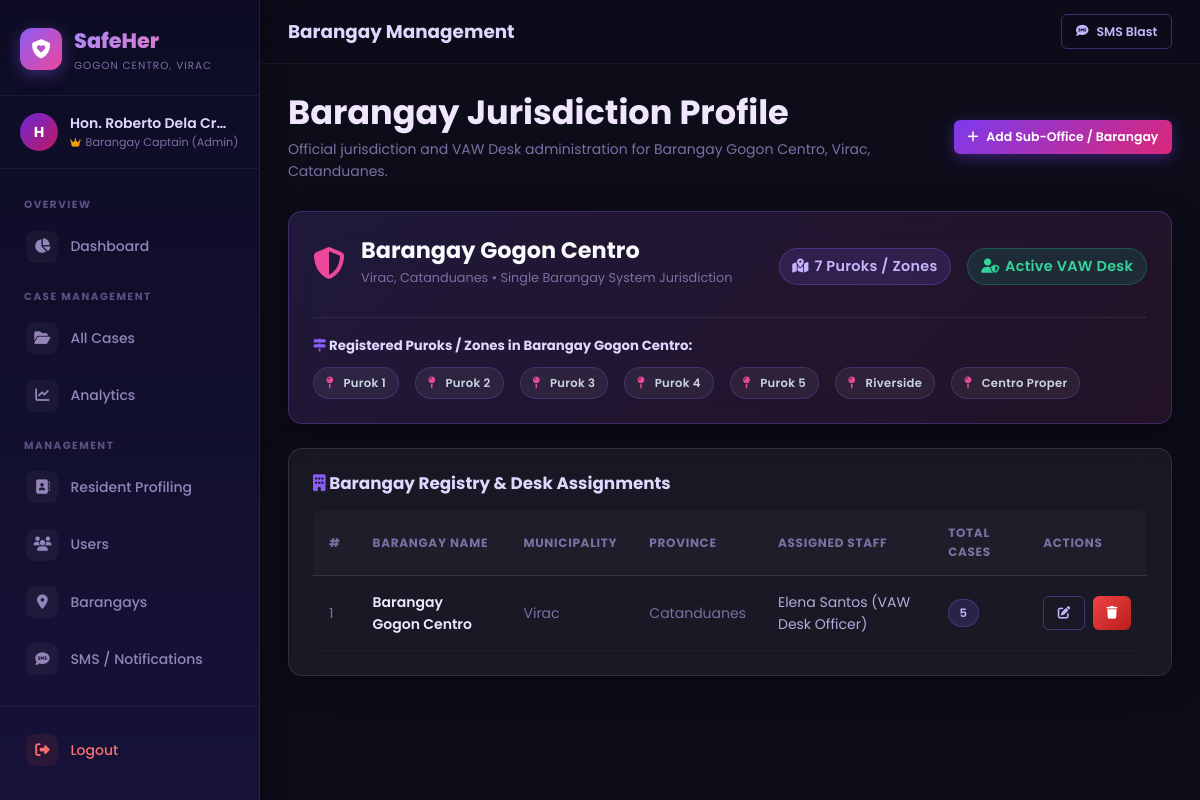
The page /admin/barangays (signed in) on the database its author committed.
### tables this page shows
CREATE TABLE `barangays` (
  `id` INT UNSIGNED NOT NULL AUTO_INCREMENT,
  `name` VARCHAR(100) NOT NULL,
  `municipality` VARCHAR(100) NOT NULL DEFAULT 'Quezon City',
  `province` VARCHAR(100) NOT NULL DEFAULT 'Metro Manila',
  `assigned_staff_id` INT UNSIGNED NULL,
  `created_at` DATETIME NOT NULL DEFAULT CURRENT_TIMESTAMP,
  PRIMARY KEY (`id`),
  INDEX `idx_barangay_name` (`name`)
);

CREATE TABLE `users` (
  `id` INT UNSIGNED NOT NULL AUTO_INCREMENT,
  `full_name` VARCHAR(150) NOT NULL,
  `email` VARCHAR(150) NOT NULL UNIQUE,
  `phone` VARCHAR(20) NOT NULL,
  `password_hash` VARCHAR(255) NOT NULL,
  `role` ENUM('admin', 'barangay_staff', 'complainant') NOT NULL DEFAULT 'complainant',
  `barangay_id` INT UNSIGNED NULL,
  `status` ENUM('active', 'inactive') NOT NULL DEFAULT 'active',
  `created_at` DATETIME NOT NULL DEFAULT CURRENT_TIMESTAMP,
  PRIMARY KEY (`id`),
  INDEX `idx_users_role` (`role`),
  INDEX `idx_users_barangay` (`barangay_id`),
  INDEX `idx_users_email` (`email`),
  CONSTRAINT `fk_users_barangay` FOREIGN KEY (`barangay_id`) REFERENCES `barangays` (`id`) ON DELETE SET NULL ON UPDATE CASCADE
);

### controllers/AdminController.php (called while the page is built, shortened)
<?php
class AdminController {
    private User      $userModel;
    private Barangay  $barangayModel;
    public function __construct() {
        $this->userModel     = new User();
        $this->barangayModel = new Barangay();
    }
    public function barangays(): void {
        $page      = max(1,(int)($_GET['page'] ?? 1));
        $barangays = $this->barangayModel->getAll($page);
        $staffList = $this->userModel->getAll('barangay_staff', 1)['data'];
        $this->render('admin/barangays', [
            'barangays' => $barangays,
            'staffList' => $staffList,
            'error'     => getFlash('error'),
            'success'   => getFlash('success'),
        ]);
    }
    private function render(string $view, array $data = []): void {
        extract($data);
        include BASE_PATH . "/views/$view.php";
    }
}

### helpers/auth_helper.php (called while the page is built, shortened)
<?php
function sanitize(string $input): string {
    return htmlspecialchars(trim($input), ENT_QUOTES, 'UTF-8');
}

### helpers/case_helper.php (called while the page is built, shortened)
<?php
function paginate(string $sql, array $params, int $page = 1, int $perPage = 15): array {
    $db = getDB();
    $countSql  = "SELECT COUNT(*) FROM ($sql) AS _count";
    $countStmt = $db->prepare($countSql);
    $countStmt->execute($params);
    $total = (int) $countStmt->fetchColumn();
    $offset = ($page - 1) * $perPage;
    $stmt   = $db->prepare("$sql LIMIT $perPage OFFSET $offset");
    $stmt->execute($params);
    $data = $stmt->fetchAll();
    return [
        'data'    => $data,
        'total'   => $total,
        'pages'   => (int) ceil($total / $perPage),
        'current' => $page,
    ];
}

### models/Barangay.php (called while the page is built, shortened)
<?php
class Barangay {
    public function getAll(int $page = 1): array {
        $sql = "SELECT b.*, u.full_name AS staff_name, u.phone AS staff_phone,
                       COUNT(c.id) AS case_count
                FROM barangays b
                LEFT JOIN users u ON b.assigned_staff_id = u.id
                LEFT JOIN cases c ON c.barangay_id = b.id
                GROUP BY b.id
                ORDER BY b.name ASC";
        return paginate($sql, [], $page);
    }
}

### views/admin/barangays.php (the view, shortened to what this page needs)
<?php
include BASE_PATH . '/views/layouts/header.php';
include BASE_PATH . '/views/layouts/admin_nav.php';
?>
<div class="page-content">
  <div class="page-header d-flex justify-between align-center">
    <div>
      <h2>Barangay Jurisdiction Profile</h2>
      <p>Official jurisdiction and VAW Desk administration for <?= sanitize(LGU_FULL_NAME) ?>.</p>
    </div>
    <button class="btn btn-primary btn-sm" onclick="openModal('createBarangayModal')">
      <i class="fas fa-plus"></i> Add Sub-Office / Barangay
    </button>
  </div>
  <div class="card mb-3" style="background: linear-gradient(135deg, rgba(139, 92, 246, 0.15), rgba(236, 72, 153, 0.1)); border: 1px solid rgba(139, 92, 246, 0.3);">
    <div class="d-flex justify-between align-center flex-wrap gap-2">
      <div>
        <div class="d-flex align-center gap-2 mb-1">
          <i class="fas fa-shield-alt fa-2x" style="color:#ec4899"></i>
          <div>
            <h3 style="color:#f8fafc;margin:0"><?= sanitize(BARANGAY_NAME) ?></h3>
            <span class="text-muted fs-sm"><?= sanitize(MUNICIPALITY_NAME) ?>, <?= sanitize(PROVINCE_NAME) ?> &bull; Single Barangay System Jurisdiction</span>
          </div>
        </div>
      </div>
      <div class="d-flex gap-2">
        <span class="badge badge-purple" style="font-size:0.9rem;padding:0.4rem 0.8rem">
          <i class="fas fa-map-marked-alt"></i> <?= count(BARANGAY_PUROKS) ?> Puroks / Zones
        </span>
        <span class="badge badge-success" style="font-size:0.9rem;padding:0.4rem 0.8rem">
          <i class="fas fa-user-shield"></i> Active VAW Desk
        </span>
      </div>
    </div>
    <div style="margin-top:1.25rem;padding-top:1.25rem;border-top:1px solid rgba(255,255,255,0.08)">
      <h5 style="color:#e0d7ff;margin-bottom:0.75rem"><i class="fas fa-map-signs" style="color:#8b5cf6"></i> Registered Puroks / Zones in <?= sanitize(BARANGAY_NAME) ?>:</h5>
      <div class="d-flex flex-wrap gap-2">
        <?php foreach (BARANGAY_PUROKS as $purok): ?>
        <span class="badge" style="background:rgba(255,255,255,0.06);border:1px solid rgba(139,92,246,0.25);color:#cbd5e1;padding:0.35rem 0.75rem">
          <i class="fas fa-map-pin" style="color:#ec4899;font-size:0.75rem;margin-right:4px"></i> <?= sanitize($purok) ?>
        </span>
        <?php endforeach; ?>
      </div>
    </div>
  </div>
  <div class="card">
    <div class="card-header d-flex justify-between align-center mb-2">
      <h4 style="color:#e0d7ff;margin:0"><i class="fas fa-building" style="color:#8b5cf6"></i> Barangay Registry & Desk Assignments</h4>
    </div>
    <div class="table-wrapper">
      <table class="table">
        <thead>
          <tr><th>#</th><th>Barangay Name</th><th>Municipality</th><th>Province</th><th>Assigned Staff</th><th>Total Cases</th><th>Actions</th></tr>
        </thead>
        <tbody>
          <?php if (empty($barangays['data'])): ?>
          <tr><td colspan="7" class="text-center text-muted" style="padding:2rem">No barangays added yet.</td></tr>
          <?php else: $i = 1; foreach ($barangays['data'] as $b): ?>
          <tr>
            <td class="text-muted"><?= $i++ ?></td>
            <td class="fw-600 text-primary"><?= sanitize($b['name']) ?></td>
            <td class="text-muted"><?= sanitize($b['municipality']) ?></td>
            <td class="text-muted"><?= sanitize($b['province']) ?></td>
            <td><?= sanitize($b['staff_name'] ?? '<span class="text-muted">Unassigned</span>') ?></td>
            <td><span class="badge badge-purple"><?= (int)$b['case_count'] ?></span></td>
            <td>
              <div class="d-flex gap-1">
                <button class="btn btn-outline btn-sm" onclick='openEditBarangay(<?= json_encode($b) ?>)'>
                  <i class="fas fa-edit"></i>
                </button>
                <form method="POST" action="<?= APP_URL ?>/admin/barangays/delete"
                  onsubmit="return confirm('Delete <?= sanitize($b['name']) ?>?')">
                  <button class="btn btn-danger btn-sm"><i class="fas fa-trash"></i></button>
                </form>
              </div>
            </td>
          </tr>
          <?php endforeach; endif; ?>
        </tbody>
      </table>
    </div>
  </div>
</div>
</div></div>
<?php include BASE_PATH . '/views/layouts/footer.php'; ?>

### assets/css/main.css (style rules this page uses)
:root { --bg-primary: #0d0d1a; --bg-secondary: #12122b; --bg-card: rgba(255,255,255,0.05); --bg-card-hover: rgba(255,255,255,0.09); --purple-900: #1e1b4b; --purple-700: #5b21b6; --purple-500: #8b5cf6; --purple-400: #a78bfa; --purple-300: #c4b5fd; --pink-500: #ec4899; --pink-400: #f472b6; --pink-300: #f9a8d4; --gradient-main: linear-gradient(135deg, #8b5cf6 0%, #ec4899 100%); --gradient-dark: linear-gradient(135deg, #1e1b4b 0%, #2d1b4e 100%); --gradient-card: linear-gradient(135deg, rgba(139,92,246,0.15) 0%, rgba(236,72,153,0.15) 100%); --gradient-btn: linear-gradient(135deg, #7c3aed 0%, #db2777 100%); --gradient-btn-hover: linear-gradient(135deg, #6d28d9 0%, #be185d 100%); --text-primary: #f0e7ff; --text-secondary: #b8a9d9; --text-muted: #7c6fa3; --border-glass: rgba(255,255,255,0.1); --border-purple: rgba(139,92,246,0.4); --shadow-card: 0 8px 32px rgba(0,0,0,0.4); --shadow-glow: 0 0 32px rgba(139,92,246,0.22); --status-pending: #f59e0b; --status-invest: #3b82f6; --status-resolved: #10b981; --status-dismissed: #6b7280; --radius-sm: 8px; --radius-md: 14px; --radius-lg: 20px; --radius-xl: 28px; --transition: all 0.25s cubic-bezier(0.4,0,0.2,1); }
*, *::before, *::after { box-sizing: border-box; margin: 0; padding: 0; }
html { scroll-behavior: smooth; -webkit-text-size-adjust: 100%; }
body { font-family: 'Poppins', sans-serif; background-color: var(--bg-primary); color: var(--text-primary); min-height: 100vh; line-height: 1.6; overflow-x: hidden; position: relative; }
h1,h2,h3,h4,h5,h6 { font-weight: 700; line-height: 1.25; color: var(--text-primary); }
h2 { font-size: clamp(1.35rem, 3.5vw, 2.1rem); }
h3 { font-size: clamp(1.15rem, 2.5vw, 1.4rem); }
h4 { font-size: 1.05rem; }
p { color: var(--text-secondary); }
.card { background: var(--bg-card); border: 1px solid var(--border-glass); border-radius: var(--radius-md); padding: 1.5rem; backdrop-filter: blur(16px); -webkit-backdrop-filter: blur(16px); box-shadow: var(--shadow-card); transition: var(--transition); }
.btn { display: inline-flex; align-items: center; justify-content: center; gap: 0.5rem; padding: 0.65rem 1.25rem; min-height: 42px; border-radius: var(--radius-sm); font-family: inherit; font-size: 0.875rem; font-weight: 600; cursor: pointer; border: none; transition: var(--transition); text-decoration: none; white-space: nowrap; }
.btn-primary { background: var(--gradient-btn); color: white !important; box-shadow: 0 4px 15px rgba(124,58,237,0.4); }
.btn-outline { background: transparent; color: var(--purple-300) !important; border: 1px solid var(--border-purple); }
.btn-danger { background: linear-gradient(135deg, #ef4444, #b91c1c); color: white !important; }
.btn-sm { padding: 0.4rem 0.85rem; min-height: 34px; font-size: 0.78rem; border-radius: 6px; }
.badge { display: inline-flex; align-items: center; gap: 0.35rem; padding: 0.25rem 0.65rem; border-radius: 100px; font-size: 0.725rem; font-weight: 600; text-transform: capitalize; letter-spacing: 0.3px; white-space: nowrap; }
.badge-success { background: rgba(16,185,129,0.15); color: #34d399; border: 1px solid rgba(16,185,129,0.3); }
.badge-purple { background: rgba(139,92,246,0.15); color: #c4b5fd; border: 1px solid rgba(139,92,246,0.3); }
.table-wrapper { width: 100%; overflow-x: auto; -webkit-overflow-scrolling: touch; border-radius: var(--radius-sm); margin-top: 0.5rem; }
.table { width: 100%; min-width: 600px; border-collapse: collapse; text-align: left; }
.table th { padding: 0.85rem 1rem; font-size: 0.75rem; font-weight: 700; text-transform: uppercase; letter-spacing: 0.7px; color: var(--text-muted); border-bottom: 1px solid var(--border-glass); background: rgba(255,255,255,0.02); }
.table td { padding: 0.9rem 1rem; font-size: 0.875rem; color: var(--text-secondary); border-bottom: 1px solid rgba(255,255,255,0.04); vertical-align: middle; }
.table tbody tr { transition: background 0.2s ease; }
.text-muted { color: var(--text-muted) !important; }
.text-primary { color: var(--text-primary) !important; }
.d-flex { display: flex; }
.align-center { align-items: center; }
.justify-between { justify-content: space-between; }
.flex-wrap { flex-wrap: wrap; }
.gap-1 { gap: 0.5rem; }
.gap-2 { gap: 1rem; }
.mb-1 { margin-bottom: 0.5rem; }
.mb-2 { margin-bottom: 1rem; }
.mb-3 { margin-bottom: 1.5rem; }
.fw-600 { font-weight: 600; }
.fs-sm { font-size: 0.8rem; }

### rows shown on the page
barangays: name "Barangay Gogon Centro", municipality "Virac", province "Catanduanes", assigned_staff.full_name "Elena Santos (VAW Desk Officer)", case_count "5"

### other values the page prints
$initials "H"
$_SESSION['full_name'] "Hon. Roberto Dela Cr…"
$pageTitle "Barangay Management"
LGU_FULL_NAME "Barangay Gogon Centro, Virac, Catanduanes"
BARANGAY_NAME "Barangay Gogon Centro"
MUNICIPALITY_NAME "Virac"
PROVINCE_NAME "Catanduanes"
count(BARANGAY_PUROKS) "7"
$purok "Purok 1"
$purok "Purok 2"
$purok "Purok 3"
$purok "Purok 4"
$purok "Purok 5"
$purok "Riverside"
$purok "Centro Proper"
